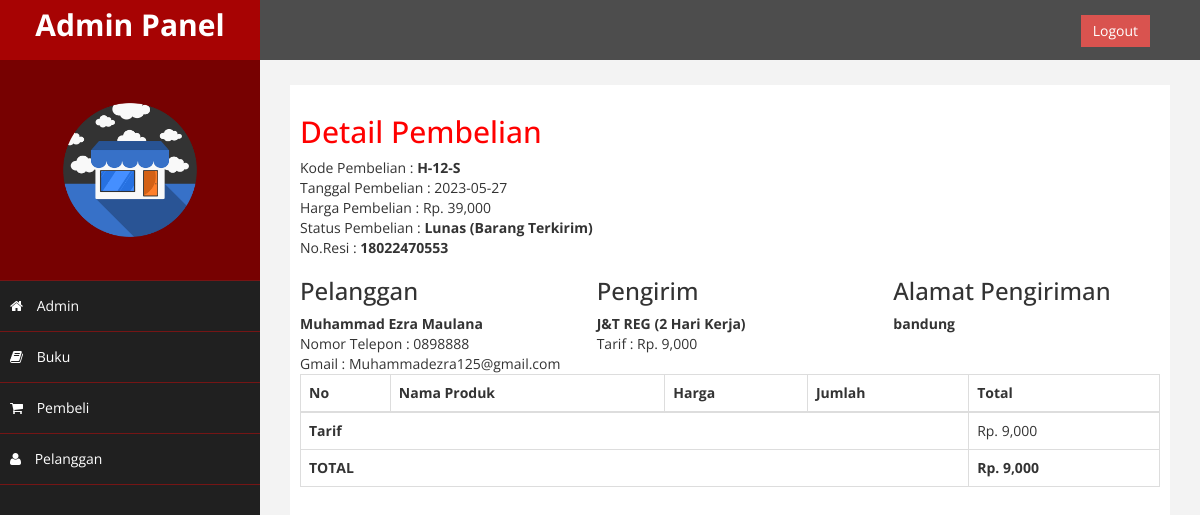
/admin/index.php?hal=detail&id=12 (signed in), run on the app's committed database.
### tables this page shows
CREATE TABLE `pembelian` (
  `id_pembelian` int(11) NOT NULL,
  `id_pelanggan` int(11) NOT NULL,
  `id_kurir` int(11) NOT NULL,
  `tanggal_pembelian` date NOT NULL,
  `total_pembelian` int(11) NOT NULL,
  `nama_kurir` varchar(100) NOT NULL,
  `tarif` int(11) NOT NULL,
  `alamat_pengiriman` text NOT NULL,
  `status_pembelian` varchar(100) NOT NULL DEFAULT 'Tertunda',
  `resi_pengiriman` varchar(50) NOT NULL
);

CREATE TABLE `pelanggan` (
  `id_pelanggan` int(11) NOT NULL,
  `gmail_pelanggan` varchar(100) NOT NULL,
  `password_pelanggan` varchar(50) NOT NULL,
  `nama_pelanggan` varchar(100) NOT NULL,
  `telepon_pelanggan` varchar(25) NOT NULL
);

### admin/detail.php (the view, shortened to what this page needs)
<h2>Detail Pembelian</h2>
<?php
	$ambil=$koneksi->query("SELECT * FROM pembelian JOIN pelanggan ON pembelian.id_pelanggan=pelanggan.id_pelanggan WHERE pembelian.id_pembelian='$_GET[id]'");
	$detail=$ambil->fetch_assoc();
?>
    Kode Pembelian : <strong>H-<?php echo $detail['id_pembelian']; ?>-S</strong><br>
	Tanggal Pembelian : <?php echo $detail['tanggal_pembelian']; ?> <br>
	Harga Pembelian : Rp. <?php echo number_format($detail['total_pembelian'])?><br>
	Status Pembelian : <strong><?php echo $detail['status_pembelian']; ?></strong><br>
	<?php if (!empty($detail['resi_pengiriman'])): ?>
	No.Resi : <strong><?php echo $detail['resi_pengiriman']; ?></strong>
	<?php endif  ?>
 <div class="row">
	<div class="col-md-4">
       <h3>Pelanggan</h3>
	   <strong><?php echo $detail['nama_pelanggan']?></strong><br>
		Nomor Telepon :  <?php echo $detail['telepon_pelanggan']?><br>Gmail : <?php echo $detail['gmail_pelanggan']; ?>
	</div>
     <div class="col-md-4">
	 <h3>Pengirim</h3>
	 <strong><?php echo $detail['nama_kurir']; ?></strong><br>
	 Tarif : Rp. <?php echo number_format($detail['tarif']); ?>
   </div>
	<div class="col-md-4">
	  <h3>Alamat Pengiriman</h3>
	   <strong><?php echo $detail['alamat_pengiriman']; ?></strong>
	</div>
	</div>
<table class="table table-bordered">
  <thead>
  <tr>
  <th>No</th>
  <th>Nama Produk</th>
  <th>Harga</th>
  <th>Jumlah</th>
  <th>Total</th>
  </tr>
</thead>
   <?php $totalbelanja=0;?>
      <tfoot>
			<tr>
				<th colspan="4">Tarif</th>
				  <td>Rp. <?php echo number_format($detail['tarif']); ?></td>
			</tr>
			<tr>
				<th colspan="4">TOTAL</th>
				<th>Rp. <?php echo number_format($totalbelanja+$detail['tarif']); ?></th>
			</tr>
	</tfoot>
</table>

### admin/assets/css/custom.css (style rules this page uses)
body { font-family: 'Open Sans', sans-serif; }
h2 { color: #f00; }

### data on the page
pembelian: id_pembelian "12", tanggal_pembelian "2023-05-27", total_pembelian "39,000", status_pembelian "Lunas (Barang Terkirim)", resi_pengiriman "18022470553", id_pelanggan.nama_pelanggan "Muhammad Ezra Maulana", id_pelanggan.telepon_pelanggan "0898888", id_pelanggan.gmail_pelanggan "Muhammadezra125@gmail.com", nama_kurir "J&T REG (2 Hari Kerja)", tarif "9,000", alamat_pengiriman "bandung", $totalbelanja+$detail['tarif'] "9,000"
